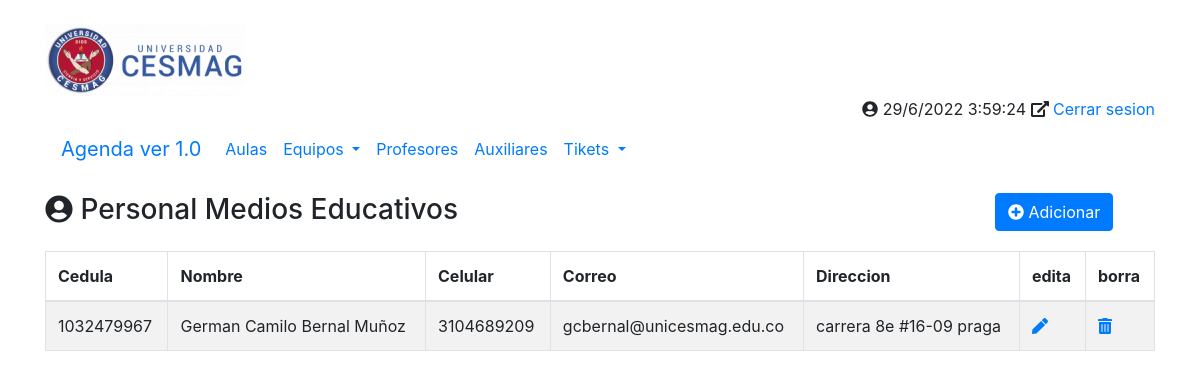
The app's page /principal.php?opcion=auxiliares with its own data.
### tables this page shows
CREATE TABLE `tbl_auxiliares` (
  `cedula` varchar(100) NOT NULL,
  `nombre` varchar(100) NOT NULL,
  `celular` varchar(100) DEFAULT NULL,
  `correo` varchar(100) DEFAULT NULL,
  `direcion` varchar(100) DEFAULT NULL
);

### php/auxiliares/auxiliares.php (the view, shortened to what this page needs)
<div class="row my-3">
	<div class="col-10">
		<h3><i class="fa fa-user-circle"></i> Personal Medios Educativos</h3>
	</div>
	<div class="col-2">
		<a href="./principal.php?opcion=auxiliar-nuevo&accion=ADICIONAR&cedula=0" class="btn btn-primary" title="Crear un nuevo Contacto">
			<i class="fas fa-plus-circle"></i>
			Adicionar
		</a>
	</div>
</div>
<div class="row my-3">
	<div class="col-12">
			<table id="miTabla"  class="table table-striped table-bordered table-hover">
			<thead>
					<tr>
						<th>Cedula</th>
						<th>Nombre</th>
						<th>Celular</th>
						<th>Correo</th>
						<th>Direccion</th>
						<th>edita</th>
						<th>borra</th>
					</tr>
			</thead>
			<tbody>
						<?php
							$conexion = conectarBD();
							$sSQL = "SELECT * FROM tbl_auxiliares";
							$datos = $conexion->query($sSQL);
							foreach ($datos as $fila):
									?>
										<tr>
											<td><?php echo $fila['cedula'];         ?></td>
											<td><?php echo $fila['nombre'];     ?></td>
											<td><?php echo $fila['celular'];  ?></td>
											<td><?php echo $fila['correo'];   ?></td>
											<td><?php echo $fila['direcion'];     ?></td>
											<?php
												echo'<td><a href="./principal.php?opcion=contactos_form&accion=EDITAR&id='.$fila	['cedula'].'" title="Editar el Contacto"><i class="fas fa-pen"></i></a></td>
												<td><a href="./principal.php?opcion=contactos_form&accion=ELIMINAR&id='.$fila	['cedula'].'" title="Borrar el Contacto"><i class="fas fa-trash-alt"></i></a></td>';
											?>
										</tr>
									<?php
							endforeach;
						?>
			</tbody>
		</table>
	</div>
</div>

### records on screen
tbl_auxiliares: cedula "1032479967", nombre "German Camilo Bernal Muñoz", celular "3104689209", correo "gcbernal@unicesmag.edu.co", direcion "carrera 8e #16-09 praga"
